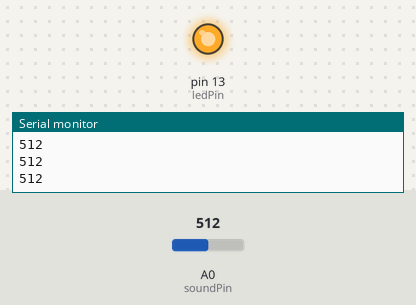
A sketch run on a simulated Arduino Uno, built with avr-gcc and run on an emulated ATmega328P. Parts: output pins drawn as LEDs (lit = HIGH), the last lines printed to the serial monitor. The test bench sets the inputs (shaded band); at power-on: A0 (soundPin) = 512.

Above: at 1.2 s.
1.3 s: A0 (soundPin) set to 55
2.8 s: A0 (soundPin) set to 48
At 3.6 s:
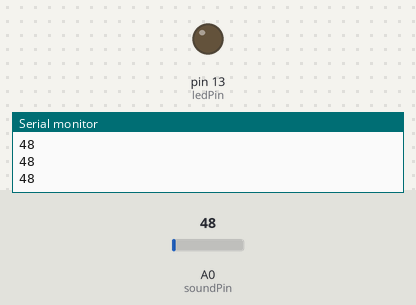
4.3 s: A0 (soundPin) set to 122
At 4.7 s:
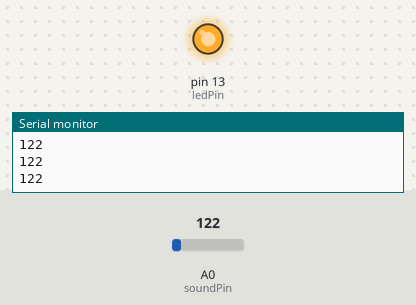
5.8 s: A0 (soundPin) set to 41
At 7.1 s:
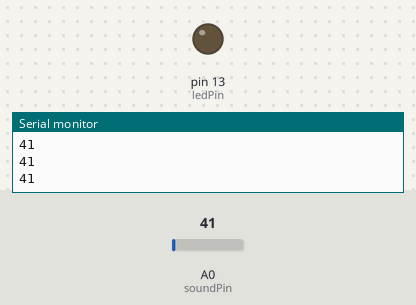
Timing chart, 0 to 8.3 s (numbered marks = the images above; inputs shaded):
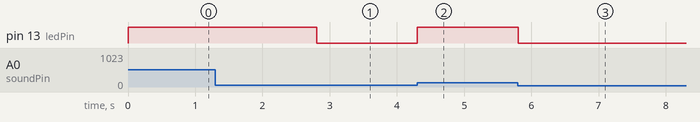

The sketch:

day_2.ino
```cpp
const int ledPin = 13;
const int soundPin = A0;

void setup()
{
pinMode(ledPin,OUTPUT);
Serial.begin(9600);
}

void loop()
{
int value = analogRead(soundPin);
Serial.println(value);
//delay(200);
if(value > 51)
{
digitalWrite(ledPin,HIGH);
//delay(20000);
}
else
{
digitalWrite(ledPin,LOW);
}
}
```

Measured:
- the behaviour switches between 52 and 51 on A0 (soundPin) (found by bisection; images 0 and 1)
- after the input at 2.8 s, pin 13 (ledPin): HIGH → LOW at once
- after the input at 4.3 s, pin 13 (ledPin): LOW → HIGH at once
- after the input at 5.8 s, pin 13 (ledPin): HIGH → LOW at once
